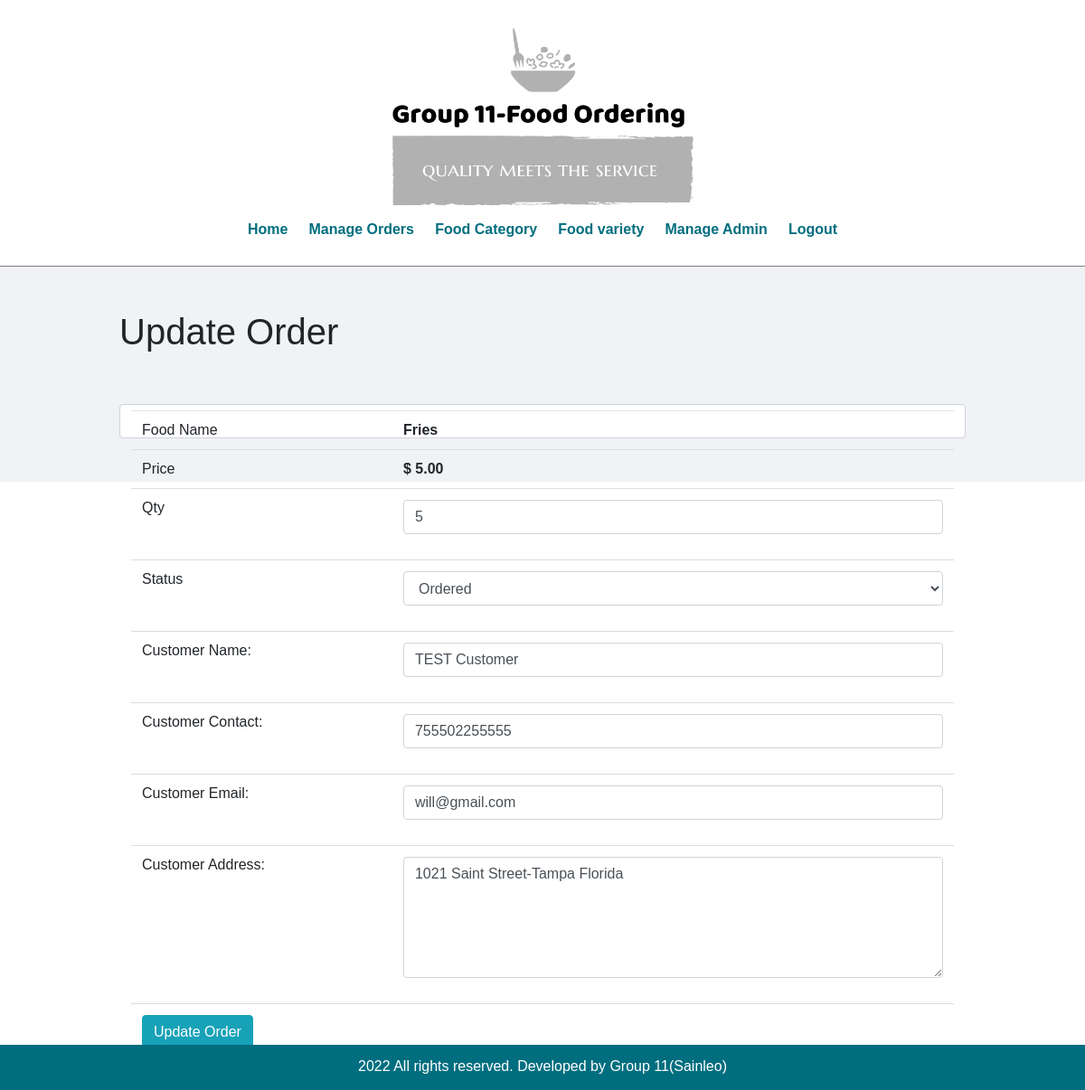
Page /admin/update-order.php?id=1 (signed in) on the committed database.
### tables this page shows
CREATE TABLE `food_orders` (
  `id` int UNSIGNED NOT NULL,
  `food` varchar(150) NOT NULL,
  `price` decimal(10,2) NOT NULL,
  `qty` int NOT NULL,
  `total` decimal(10,2) NOT NULL,
  `order_date` datetime NOT NULL,
  `status` varchar(50) NOT NULL,
  `customer_name` varchar(150) NOT NULL,
  `customer_contact` varchar(20) NOT NULL,
  `customer_email` varchar(150) NOT NULL,
  `customer_address` varchar(255) NOT NULL
);

### admin/update-order.php (the view, shortened to what this page needs)
<?php include('includes/menu.php'); ?>
<div class="main-content">
    <div class="wrapper">
        <h1>Update Order</h1>
        <br><br>
        <?php
        if (isset($_GET['id'])) {
            $id = $_GET['id'];
            $sql = "SELECT * FROM food_orders WHERE id=$id";
            $res = mysqli_query($conn, $sql);
            $count = mysqli_num_rows($res);
            if ($count == 1) {
                $row = mysqli_fetch_assoc($res);
                $food = $row['food'];
                $price = $row['price'];
                $qty = $row['qty'];
                $status = $row['status'];
                $customer_name = $row['customer_name'];
                $customer_contact = $row['customer_contact'];
                $customer_email = $row['customer_email'];
                $customer_address = $row['customer_address'];
            } else {
                header('location:' . BASEURL . 'admin/manage-order.php');
            }
        } else {
            header('location:' . BASEURL . 'admin/manage-order.php');
        }
        ?>
        <form class="form-control" action="" method="POST">
            <div class="table-responsive">
                <table class="tbl-30 table ">
                    <tr>
                        <td>Food Name</td>
                        <td><b> <?php echo $food; ?> </b></td>
                    </tr>
                    <tr>
                        <td>Price</td>
                        <td>
                            <b> $ <?php echo $price; ?></b>
                        </td>
                    </tr>
                    <tr>
                        <td>Qty</td>
                        <td>
                            <div class="form-group">
                                <input class="form-control" type="number" name="qty" value="<?php echo $qty; ?>">
                            </div>
                        </td>
                    </tr>
                    <tr>
                        <td>Status</td>
                        <td>
                            <div class="form-group">
                                <select class="form-control" name="status">
                                    <option <?php if ($status == "Ordered") {
                                                echo "selected";
                                            } ?> value="Ordered">Ordered</option>
                                </select>
                            </div>
                        </td>
                    </tr>
                    <tr>
                        <td>Customer Name: </td>
                        <td>
                            <div class="form-group">
                                <input type="text" class="form-control" name="customer_name" value="<?php echo $customer_name; ?>">
                            </div>
                        </td>
                    </tr>
                    <tr>
                        <td>Customer Contact: </td>
                        <td>
                            <div class="form-group">
                                <input type="text" class="form-control" name="customer_contact" value="<?php echo $customer_contact; ?>">
                            </div>
                        </td>
                    </tr>
                    <tr>
                        <td>Customer Email: </td>
                        <td>
                            <div class="form-group">
                                <input class="form-control" type="text" name="customer_email" value="<?php echo $customer_email; ?>">
                            </div>
                        </td>
                    </tr>
                    <tr>
                        <td>Customer Address: </td>
                        <td>
                            <div class="form-group">
                                <textarea name="customer_address" cols="30" class="form-control" rows="5"><?php echo $customer_address; ?></textarea>
                            </div>
                        </td>
                    </tr>
                    <tr  style="padding-bottom: 10px;">
                        <td clospan="2">
                            <div class="form-group">
                                <input type="submit" name="submit" value="Update Order" class="btn btn-info">
                            </div>
                        </td>
                    </tr>
                </table>
            </div>
        </form>
    </div>
</div>
<?php include('includes/footer.php'); ?>

### css/admin.css (style rules this page uses)
* { margin: 0; padding: 0; font-family: Arial, Helvetica, sans-serif; }
.wrapper { padding: 1%; width: 80%; margin: 0 auto; }
.tbl-30 { width: 30%; }
table { border-collapse: collapse; width: 100%; }
th, td { padding: 8px; text-align: left; border-bottom: 1px solid #ddd; }
table tr td { padding: 1%; }
.main-content { background-color: #f1f2f6; padding: 3% 0; }

### rows in the picture
food_orders: food "Fries", price "5.00", qty "5", status "Ordered", customer_name "TEST Customer", customer_contact "755502255555", customer_email "will@gmail.com", customer_address "1021 Saint Street-Tampa Florida"
